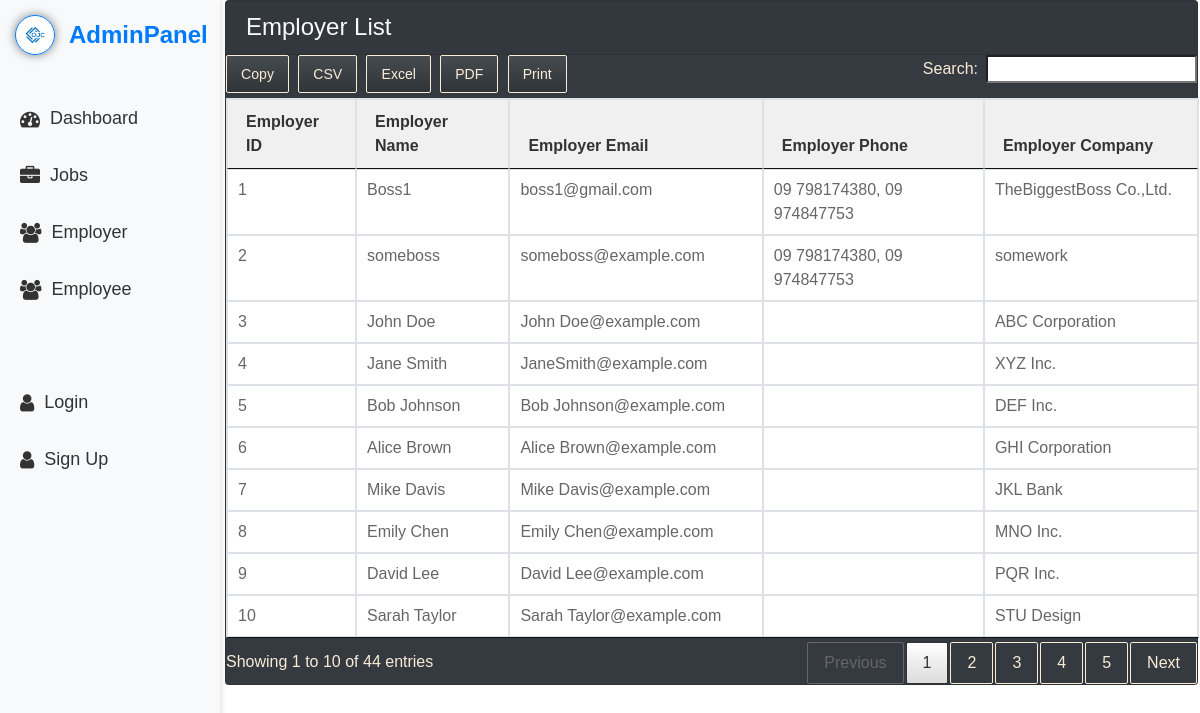
Page /admins/employers.php on the committed database.
### tables this page shows
CREATE TABLE `employers` (
  `id` bigint(20) UNSIGNED NOT NULL,
  `username` varchar(50) NOT NULL,
  `email` varchar(100) NOT NULL,
  `password` varchar(255) NOT NULL,
  `company_name` varchar(100) NOT NULL,
  `company_address` text DEFAULT NULL,
  `company_phone` varchar(100) DEFAULT NULL,
  `company_detail` text DEFAULT NULL,
  `company_logo` varchar(255) DEFAULT NULL,
  `created_at` timestamp NOT NULL DEFAULT current_timestamp()
);

### admins/employers.php (the view, shortened to what this page needs)
<?php
$db = new Database();
$conn = $db->getConnection();
$sql_employer = "SELECT * FROM employers";
$results_employer = $conn->query($sql_employer);
while ($row_employer = mysqli_fetch_assoc($results_employer)) {
    $employer_data[] = $row_employer;
}
?>
<?php include '../components/head_admin.php'; ?>
<body>
<?php include '../navbars/nav__admin.php'; ?>
<div class="content">
    <section class="card bg-dark">
        <h4 class="card-header text-light">Employer List</h4>
        <table id="jobTable" class="table table-bordered" style="width:100%">
            <thead>
                <tr>
                    <th>Employer ID</th>
                    <th>Employer Name</th>
                    <th>Employer Email</th>
                    <th>Employer Phone</th>
                    <th>Employer Company</th>
                </tr>
            </thead>
            <tbody>
            <?php foreach ($employer_data as $employer) { ?>
                <tr>
                    <td><?php echo $employer['id']; ?></td>
                    <td>
                        <a href="#" class="job-listing-link" data-employer-id="<?php echo $employer['id']; ?>">
                            <?php echo $employer['username']; ?>
                        </a>
                    </td>
                    <td>
                        <?php echo $employer['email']; ?>
                    </td>
                    <td>
                        <?php echo $employer['company_phone']; ?>
                    </td>
                    <td><?php echo $employer['company_name']; ?></td>
                </tr>
            <?php } ?>
            </tbody>
        </table>
    </section>
</div>
</body>
</html>

### assets/css/style_admin.css (style rules this page uses)
* { margin: 0; padding: 0; box-sizing: border-box; }
body { display: flex; min-height: 100vh; font-family: Arial, sans-serif; }
.content { margin-left: 225px; padding: 0 2px 0 0; width: 100%; transition: margin-left 0.3s ease; }

### assets/css/style.css (style rules this page uses)
body { font-family: 'Poppins', sans-serif; color: #0c0c0c; background-color: #ffffff; overflow-x: hidden; }
a, a:hover, a:focus { text-decoration: none; }
.job-listing-link { display: block; width: 100%; height: 100%; text-decoration: none; color: inherit; }
table { border-collapse: collapse; font-family: Arial, sans-serif; width: 100%; }
th, td { padding: 10px; border: 1px solid #ddd; }
th { background-color: #f0f0f0; font-weight: bold; font-size: 16px; color: #333; }
td { font-size: 16px; color: #666; }
.card { flex: 1; display: flex; flex-direction: column; }

### rows in the picture
employers: id "1", username "Boss1", email "boss1@gmail.com", company_phone "09 798174380, 09 974847753", company_name "TheBiggestBoss Co.,Ltd."
employers: id "2", username "someboss", email "someboss@example.com", company_phone "09 798174380, 09 974847753", company_name "somework"
employers: id "3", username "John Doe", email "John Doe@example.com", company_name "ABC Corporation"
employers: id "4", username "Jane Smith", email "JaneSmith@example.com", company_name "XYZ Inc."
employers: id "5", username "Bob Johnson", email "Bob Johnson@example.com", company_name "DEF Inc."
employers: id "6", username "Alice Brown", email "Alice Brown@example.com", company_name "GHI Corporation"
employers: id "7", username "Mike Davis", email "Mike Davis@example.com", company_name "JKL Bank"
employers: id "8", username "Emily Chen", email "Emily Chen@example.com", company_name "MNO Inc."
employers: id "9", username "David Lee", email "David Lee@example.com", company_name "PQR Inc."
employers: id "10", username "Sarah Taylor", email "Sarah Taylor@example.com", company_name "STU Design"
